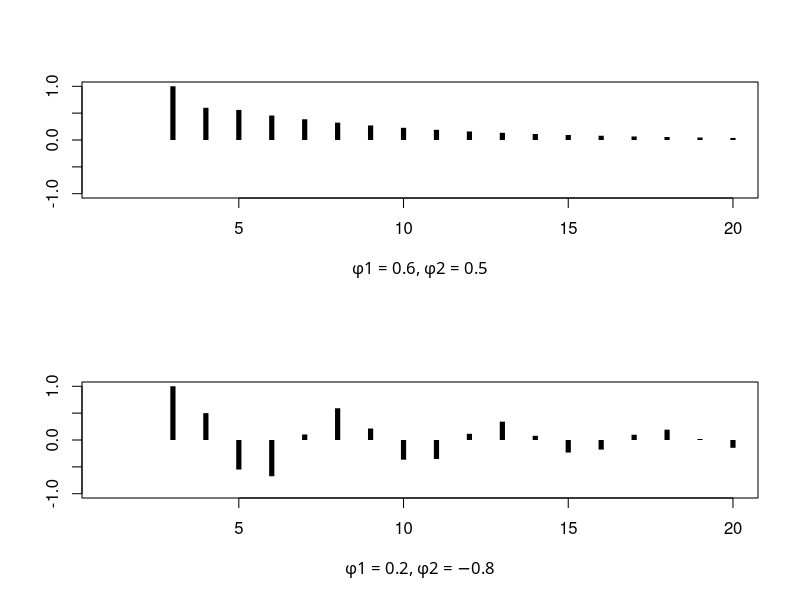

Generate this figure with R:
T <- 20
w <- 1*(1:20 == 3)
y <- array( dim=c(T,2) )
y[1:2,] <- 0
phi <- array( c(.6,.2, .5,-.8), c(2,2) )
for ( j in 3:T )

  y[j,] <- apply(X=phi * y[(j-1):(j-2),],MARGIN=2,FUN=sum) + w[j]


screens <- split.screen( figs=c(2,1) )
for ( i in 1:2 )
{
  screen( n = screens[i], new = TRUE )
  plot( 1:T,y[,i], type = "h",
        xlab=paste("f1 = ",phi[i,1], ", f2 = ", phi[i,2],sep=""), ylab="",
        font.lab = 5, cex=.5, lwd=5,lend=1,ylim=c(-1,1))
}
close.screen(all=TRUE)


